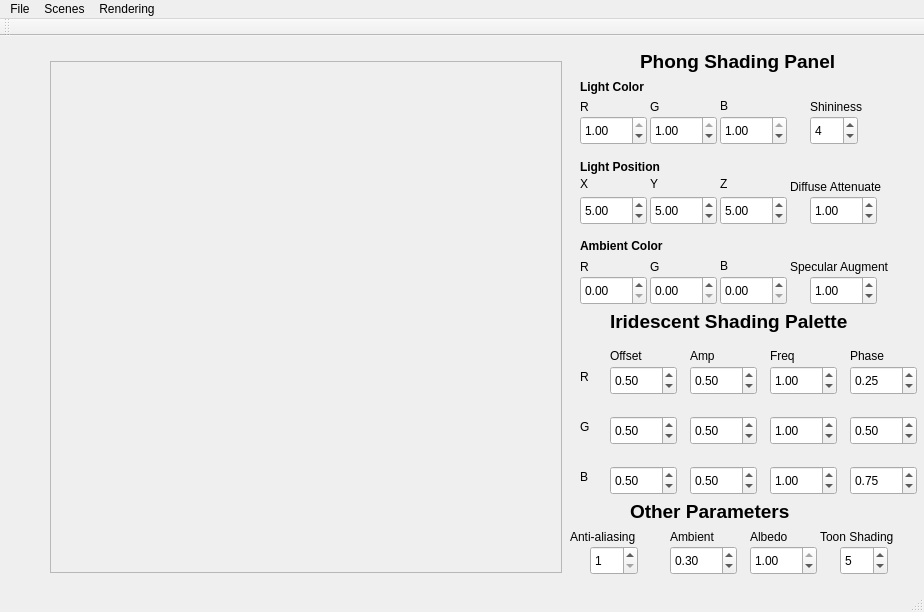
<?xml version="1.0" encoding="UTF-8"?>
<ui version="4.0">
 <class>MainWindow</class>
 <widget class="QMainWindow" name="MainWindow">
  <property name="geometry">
   <rect>
    <x>0</x>
    <y>0</y>
    <width>924</width>
    <height>612</height>
   </rect>
  </property>
  <property name="windowTitle">
   <string>MainWindow</string>
  </property>
  <widget class="QWidget" name="centralWidget">
   <widget class="QGraphicsView" name="scene_display">
    <property name="enabled">
     <bool>false</bool>
    </property>
    <property name="geometry">
     <rect>
      <x>50</x>
      <y>25</y>
      <width>512</width>
      <height>512</height>
     </rect>
    </property>
    <property name="verticalScrollBarPolicy">
     <enum>Qt::ScrollBarAlwaysOff</enum>
    </property>
    <property name="horizontalScrollBarPolicy">
     <enum>Qt::ScrollBarAlwaysOff</enum>
    </property>
    <property name="sizeAdjustPolicy">
     <enum>QAbstractScrollArea::AdjustToContents</enum>
    </property>
    <property name="interactive">
     <bool>false</bool>
    </property>
   </widget>
   <widget class="QLabel" name="label">
    <property name="geometry">
     <rect>
      <x>640</x>
      <y>0</y>
      <width>231</width>
      <height>51</height>
     </rect>
    </property>
    <property name="font">
     <font>
      <pointsize>14</pointsize>
      <bold>true</bold>
     </font>
    </property>
    <property name="text">
     <string>Phong Shading Panel</string>
    </property>
   </widget>
   <widget class="QLabel" name="label_2">
    <property name="geometry">
     <rect>
      <x>580</x>
      <y>200</y>
      <width>111</width>
      <height>20</height>
     </rect>
    </property>
    <property name="font">
     <font>
      <bold>true</bold>
     </font>
    </property>
    <property name="text">
     <string>Ambient Color</string>
    </property>
   </widget>
   <widget class="QLabel" name="label_3">
    <property name="geometry">
     <rect>
      <x>580</x>
      <y>220</y>
      <width>41</width>
      <height>21</height>
     </rect>
    </property>
    <property name="text">
     <string>R</string>
    </property>
   </widget>
   <widget class="QLabel" name="label_4">
    <property name="geometry">
     <rect>
      <x>650</x>
      <y>220</y>
      <width>41</width>
      <height>21</height>
     </rect>
    </property>
    <property name="text">
     <string>G</string>
    </property>
   </widget>
   <widget class="QLabel" name="label_5">
    <property name="geometry">
     <rect>
      <x>720</x>
      <y>220</y>
      <width>40</width>
      <height>20</height>
     </rect>
    </property>
    <property name="text">
     <string>B</string>
    </property>
   </widget>
   <widget class="QLabel" name="label_6">
    <property name="geometry">
     <rect>
      <x>580</x>
      <y>120</y>
      <width>111</width>
      <height>21</height>
     </rect>
    </property>
    <property name="font">
     <font>
      <bold>true</bold>
     </font>
    </property>
    <property name="text">
     <string>Light Position</string>
    </property>
   </widget>
   <widget class="QLabel" name="label_7">
    <property name="geometry">
     <rect>
      <x>580</x>
      <y>140</y>
      <width>31</width>
      <height>16</height>
     </rect>
    </property>
    <property name="text">
     <string>X</string>
    </property>
   </widget>
   <widget class="QLabel" name="label_8">
    <property name="geometry">
     <rect>
      <x>650</x>
      <y>140</y>
      <width>31</width>
      <height>16</height>
     </rect>
    </property>
    <property name="text">
     <string>Y</string>
    </property>
   </widget>
   <widget class="QLabel" name="label_9">
    <property name="geometry">
     <rect>
      <x>720</x>
      <y>140</y>
      <width>31</width>
      <height>16</height>
     </rect>
    </property>
    <property name="text">
     <string>Z</string>
    </property>
   </widget>
   <widget class="QLabel" name="label_10">
    <property name="geometry">
     <rect>
      <x>580</x>
      <y>40</y>
      <width>111</width>
      <height>21</height>
     </rect>
    </property>
    <property name="font">
     <font>
      <bold>true</bold>
     </font>
    </property>
    <property name="text">
     <string>Light Color</string>
    </property>
   </widget>
   <widget class="QLabel" name="label_11">
    <property name="geometry">
     <rect>
      <x>580</x>
      <y>60</y>
      <width>41</width>
      <height>21</height>
     </rect>
    </property>
    <property name="text">
     <string>R</string>
    </property>
   </widget>
   <widget class="QLabel" name="label_12">
    <property name="geometry">
     <rect>
      <x>650</x>
      <y>60</y>
      <width>41</width>
      <height>21</height>
     </rect>
    </property>
    <property name="text">
     <string>G</string>
    </property>
   </widget>
   <widget class="QLabel" name="label_13">
    <property name="geometry">
     <rect>
      <x>720</x>
      <y>60</y>
      <width>63</width>
      <height>20</height>
     </rect>
    </property>
    <property name="text">
     <string>B</string>
    </property>
   </widget>
   <widget class="QLabel" name="label_14">
    <property name="geometry">
     <rect>
      <x>810</x>
      <y>60</y>
      <width>71</width>
      <height>21</height>
     </rect>
    </property>
    <property name="text">
     <string>Shininess</string>
    </property>
   </widget>
   <widget class="QDoubleSpinBox" name="ambientR">
    <property name="geometry">
     <rect>
      <x>580</x>
      <y>240</y>
      <width>67</width>
      <height>29</height>
     </rect>
    </property>
    <property name="maximum">
     <double>1.000000000000000</double>
    </property>
    <property name="singleStep">
     <double>0.050000000000000</double>
    </property>
   </widget>
   <widget class="QDoubleSpinBox" name="ambientG">
    <property name="geometry">
     <rect>
      <x>650</x>
      <y>240</y>
      <width>67</width>
      <height>29</height>
     </rect>
    </property>
    <property name="maximum">
     <double>1.000000000000000</double>
    </property>
    <property name="singleStep">
     <double>0.050000000000000</double>
    </property>
   </widget>
   <widget class="QDoubleSpinBox" name="ambientB">
    <property name="geometry">
     <rect>
      <x>720</x>
      <y>240</y>
      <width>67</width>
      <height>29</height>
     </rect>
    </property>
    <property name="maximum">
     <double>1.000000000000000</double>
    </property>
    <property name="singleStep">
     <double>0.050000000000000</double>
    </property>
   </widget>
   <widget class="QDoubleSpinBox" name="lpX">
    <property name="geometry">
     <rect>
      <x>580</x>
      <y>160</y>
      <width>67</width>
      <height>29</height>
     </rect>
    </property>
    <property name="minimum">
     <double>-50.000000000000000</double>
    </property>
    <property name="maximum">
     <double>50.000000000000000</double>
    </property>
    <property name="singleStep">
     <double>0.500000000000000</double>
    </property>
    <property name="value">
     <double>5.000000000000000</double>
    </property>
   </widget>
   <widget class="QDoubleSpinBox" name="lpY">
    <property name="geometry">
     <rect>
      <x>650</x>
      <y>160</y>
      <width>67</width>
      <height>29</height>
     </rect>
    </property>
    <property name="minimum">
     <double>-50.000000000000000</double>
    </property>
    <property name="maximum">
     <double>50.000000000000000</double>
    </property>
    <property name="singleStep">
     <double>0.500000000000000</double>
    </property>
    <property name="value">
     <double>5.000000000000000</double>
    </property>
   </widget>
   <widget class="QDoubleSpinBox" name="lpZ">
    <property name="geometry">
     <rect>
      <x>720</x>
      <y>160</y>
      <width>67</width>
      <height>29</height>
     </rect>
    </property>
    <property name="minimum">
     <double>-50.000000000000000</double>
    </property>
    <property name="maximum">
     <double>50.000000000000000</double>
    </property>
    <property name="singleStep">
     <double>0.500000000000000</double>
    </property>
    <property name="value">
     <double>5.000000000000000</double>
    </property>
   </widget>
   <widget class="QDoubleSpinBox" name="lR">
    <property name="geometry">
     <rect>
      <x>580</x>
      <y>80</y>
      <width>67</width>
      <height>29</height>
     </rect>
    </property>
    <property name="maximum">
     <double>1.000000000000000</double>
    </property>
    <property name="singleStep">
     <double>0.050000000000000</double>
    </property>
    <property name="value">
     <double>1.000000000000000</double>
    </property>
   </widget>
   <widget class="QDoubleSpinBox" name="lG">
    <property name="geometry">
     <rect>
      <x>650</x>
      <y>80</y>
      <width>67</width>
      <height>29</height>
     </rect>
    </property>
    <property name="maximum">
     <double>1.000000000000000</double>
    </property>
    <property name="singleStep">
     <double>0.050000000000000</double>
    </property>
    <property name="value">
     <double>1.000000000000000</double>
    </property>
   </widget>
   <widget class="QDoubleSpinBox" name="lB">
    <property name="geometry">
     <rect>
      <x>720</x>
      <y>80</y>
      <width>67</width>
      <height>29</height>
     </rect>
    </property>
    <property name="maximum">
     <double>1.000000000000000</double>
    </property>
    <property name="singleStep">
     <double>0.050000000000000</double>
    </property>
    <property name="value">
     <double>1.000000000000000</double>
    </property>
   </widget>
   <widget class="QSpinBox" name="shininess">
    <property name="geometry">
     <rect>
      <x>810</x>
      <y>80</y>
      <width>48</width>
      <height>29</height>
     </rect>
    </property>
    <property name="minimum">
     <number>1</number>
    </property>
    <property name="value">
     <number>4</number>
    </property>
   </widget>
   <widget class="QDoubleSpinBox" name="diffuse">
    <property name="geometry">
     <rect>
      <x>810</x>
      <y>160</y>
      <width>67</width>
      <height>29</height>
     </rect>
    </property>
    <property name="minimum">
     <double>0.000000000000000</double>
    </property>
    <property name="maximum">
     <double>5.000000000000000</double>
    </property>
    <property name="singleStep">
     <double>0.200000000000000</double>
    </property>
    <property name="value">
     <double>1.000000000000000</double>
    </property>
   </widget>
   <widget class="QDoubleSpinBox" name="specular">
    <property name="geometry">
     <rect>
      <x>810</x>
      <y>240</y>
      <width>67</width>
      <height>29</height>
     </rect>
    </property>
    <property name="minimum">
     <double>0.000000000000000</double>
    </property>
    <property name="maximum">
     <double>5.000000000000000</double>
    </property>
    <property name="singleStep">
     <double>0.200000000000000</double>
    </property>
    <property name="value">
     <double>1.000000000000000</double>
    </property>
   </widget>
   <widget class="QLabel" name="label_15">
    <property name="geometry">
     <rect>
      <x>790</x>
      <y>140</y>
      <width>131</width>
      <height>21</height>
     </rect>
    </property>
    <property name="text">
     <string>Diffuse Attenuate</string>
    </property>
   </widget>
   <widget class="QLabel" name="label_16">
    <property name="geometry">
     <rect>
      <x>790</x>
      <y>220</y>
      <width>131</width>
      <height>21</height>
     </rect>
    </property>
    <property name="text">
     <string>Specular Augment</string>
    </property>
   </widget>
   <widget class="QSpinBox" name="antiAliasing">
    <property name="geometry">
     <rect>
      <x>590</x>
      <y>510</y>
      <width>48</width>
      <height>29</height>
     </rect>
    </property>
    <property name="minimum">
     <number>1</number>
    </property>
    <property name="maximum">
     <number>4</number>
    </property>
    <property name="singleStep">
     <number>1</number>
    </property>
    <property name="value">
     <number>1</number>
    </property>
   </widget>
   <widget class="QLabel" name="label_17">
    <property name="geometry">
     <rect>
      <x>570</x>
      <y>490</y>
      <width>91</width>
      <height>21</height>
     </rect>
    </property>
    <property name="text">
     <string>Anti-aliasing</string>
    </property>
   </widget>
   <widget class="QLabel" name="label_18">
    <property name="geometry">
     <rect>
      <x>610</x>
      <y>260</y>
      <width>331</width>
      <height>51</height>
     </rect>
    </property>
    <property name="font">
     <font>
      <pointsize>14</pointsize>
      <bold>true</bold>
     </font>
    </property>
    <property name="text">
     <string>Iridescent Shading Palette</string>
    </property>
   </widget>
   <widget class="QDoubleSpinBox" name="ambient">
    <property name="geometry">
     <rect>
      <x>670</x>
      <y>510</y>
      <width>67</width>
      <height>29</height>
     </rect>
    </property>
    <property name="maximum">
     <double>1.000000000000000</double>
    </property>
    <property name="singleStep">
     <double>0.050000000000000</double>
    </property>
    <property name="value">
     <double>0.300000000000000</double>
    </property>
   </widget>
   <widget class="QDoubleSpinBox" name="albedo">
    <property name="geometry">
     <rect>
      <x>750</x>
      <y>510</y>
      <width>67</width>
      <height>29</height>
     </rect>
    </property>
    <property name="maximum">
     <double>1.000000000000000</double>
    </property>
    <property name="singleStep">
     <double>0.050000000000000</double>
    </property>
    <property name="value">
     <double>1.000000000000000</double>
    </property>
   </widget>
   <widget class="QLabel" name="label_19">
    <property name="geometry">
     <rect>
      <x>670</x>
      <y>490</y>
      <width>91</width>
      <height>21</height>
     </rect>
    </property>
    <property name="text">
     <string>Ambient</string>
    </property>
   </widget>
   <widget class="QLabel" name="label_20">
    <property name="geometry">
     <rect>
      <x>750</x>
      <y>490</y>
      <width>91</width>
      <height>21</height>
     </rect>
    </property>
    <property name="text">
     <string>Albedo</string>
    </property>
   </widget>
   <widget class="QLabel" name="label_21">
    <property name="geometry">
     <rect>
      <x>580</x>
      <y>330</y>
      <width>16</width>
      <height>21</height>
     </rect>
    </property>
    <property name="font">
     <font>
      <bold>false</bold>
     </font>
    </property>
    <property name="text">
     <string>R</string>
    </property>
   </widget>
   <widget class="QLabel" name="label_22">
    <property name="geometry">
     <rect>
      <x>580</x>
      <y>380</y>
      <width>16</width>
      <height>21</height>
     </rect>
    </property>
    <property name="text">
     <string>G</string>
    </property>
   </widget>
   <widget class="QLabel" name="label_23">
    <property name="geometry">
     <rect>
      <x>580</x>
      <y>430</y>
      <width>16</width>
      <height>21</height>
     </rect>
    </property>
    <property name="text">
     <string>B</string>
    </property>
   </widget>
   <widget class="QLabel" name="label_24">
    <property name="geometry">
     <rect>
      <x>610</x>
      <y>310</y>
      <width>111</width>
      <height>20</height>
     </rect>
    </property>
    <property name="font">
     <font>
      <bold>false</bold>
     </font>
    </property>
    <property name="text">
     <string>Offset</string>
    </property>
   </widget>
   <widget class="QLabel" name="label_25">
    <property name="geometry">
     <rect>
      <x>690</x>
      <y>310</y>
      <width>111</width>
      <height>20</height>
     </rect>
    </property>
    <property name="font">
     <font>
      <bold>false</bold>
     </font>
    </property>
    <property name="text">
     <string>Amp</string>
    </property>
   </widget>
   <widget class="QLabel" name="label_26">
    <property name="geometry">
     <rect>
      <x>850</x>
      <y>310</y>
      <width>111</width>
      <height>20</height>
     </rect>
    </property>
    <property name="font">
     <font>
      <bold>false</bold>
     </font>
    </property>
    <property name="text">
     <string>Phase</string>
    </property>
   </widget>
   <widget class="QDoubleSpinBox" name="offsetR">
    <property name="geometry">
     <rect>
      <x>610</x>
      <y>330</y>
      <width>67</width>
      <height>29</height>
     </rect>
    </property>
    <property name="minimum">
     <double>-3.140000000000000</double>
    </property>
    <property name="maximum">
     <double>3.140000000000000</double>
    </property>
    <property name="singleStep">
     <double>0.250000000000000</double>
    </property>
    <property name="value">
     <double>0.500000000000000</double>
    </property>
   </widget>
   <widget class="QDoubleSpinBox" name="ampR">
    <property name="geometry">
     <rect>
      <x>690</x>
      <y>330</y>
      <width>67</width>
      <height>29</height>
     </rect>
    </property>
    <property name="minimum">
     <double>-3.140000000000000</double>
    </property>
    <property name="maximum">
     <double>3.140000000000000</double>
    </property>
    <property name="singleStep">
     <double>0.250000000000000</double>
    </property>
    <property name="value">
     <double>0.500000000000000</double>
    </property>
   </widget>
   <widget class="QDoubleSpinBox" name="phaseR">
    <property name="geometry">
     <rect>
      <x>850</x>
      <y>330</y>
      <width>67</width>
      <height>29</height>
     </rect>
    </property>
    <property name="minimum">
     <double>-3.140000000000000</double>
    </property>
    <property name="maximum">
     <double>3.140000000000000</double>
    </property>
    <property name="singleStep">
     <double>0.100000000000000</double>
    </property>
    <property name="value">
     <double>0.250000000000000</double>
    </property>
   </widget>
   <widget class="QDoubleSpinBox" name="offsetG">
    <property name="geometry">
     <rect>
      <x>610</x>
      <y>380</y>
      <width>67</width>
      <height>29</height>
     </rect>
    </property>
    <property name="minimum">
     <double>-3.140000000000000</double>
    </property>
    <property name="maximum">
     <double>3.140000000000000</double>
    </property>
    <property name="singleStep">
     <double>0.250000000000000</double>
    </property>
    <property name="value">
     <double>0.500000000000000</double>
    </property>
   </widget>
   <widget class="QDoubleSpinBox" name="ampG">
    <property name="geometry">
     <rect>
      <x>690</x>
      <y>380</y>
      <width>67</width>
      <height>29</height>
     </rect>
    </property>
    <property name="minimum">
     <double>-3.140000000000000</double>
    </property>
    <property name="maximum">
     <double>3.140000000000000</double>
    </property>
    <property name="singleStep">
     <double>0.250000000000000</double>
    </property>
    <property name="value">
     <double>0.500000000000000</double>
    </property>
   </widget>
   <widget class="QDoubleSpinBox" name="phaseG">
    <property name="geometry">
     <rect>
      <x>850</x>
      <y>380</y>
      <width>67</width>
      <height>29</height>
     </rect>
    </property>
    <property name="minimum">
     <double>-3.140000000000000</double>
    </property>
    <property name="maximum">
     <double>3.140000000000000</double>
    </property>
    <property name="singleStep">
     <double>0.100000000000000</double>
    </property>
    <property name="value">
     <double>0.500000000000000</double>
    </property>
   </widget>
   <widget class="QDoubleSpinBox" name="offsetB">
    <property name="geometry">
     <rect>
      <x>610</x>
      <y>430</y>
      <width>67</width>
      <height>29</height>
     </rect>
    </property>
    <property name="minimum">
     <double>-3.140000000000000</double>
    </property>
    <property name="maximum">
     <double>3.140000000000000</double>
    </property>
    <property name="singleStep">
     <double>0.250000000000000</double>
    </property>
    <property name="value">
     <double>0.500000000000000</double>
    </property>
   </widget>
   <widget class="QDoubleSpinBox" name="ampB">
    <property name="geometry">
     <rect>
      <x>690</x>
      <y>430</y>
      <width>67</width>
      <height>29</height>
     </rect>
    </property>
    <property name="minimum">
     <double>-3.140000000000000</double>
    </property>
    <property name="maximum">
     <double>3.140000000000000</double>
    </property>
    <property name="singleStep">
     <double>0.250000000000000</double>
    </property>
    <property name="value">
     <double>0.500000000000000</double>
    </property>
   </widget>
   <widget class="QDoubleSpinBox" name="phaseB">
    <property name="geometry">
     <rect>
      <x>850</x>
      <y>430</y>
      <width>67</width>
      <height>29</height>
     </rect>
    </property>
    <property name="minimum">
     <double>-3.140000000000000</double>
    </property>
    <property name="maximum">
     <double>3.140000000000000</double>
    </property>
    <property name="singleStep">
     <double>0.100000000000000</double>
    </property>
    <property name="value">
     <double>0.750000000000000</double>
    </property>
   </widget>
   <widget class="QLabel" name="label_27">
    <property name="geometry">
     <rect>
      <x>630</x>
      <y>450</y>
      <width>221</width>
      <height>51</height>
     </rect>
    </property>
    <property name="font">
     <font>
      <pointsize>14</pointsize>
      <bold>true</bold>
     </font>
    </property>
    <property name="text">
     <string>Other Parameters</string>
    </property>
   </widget>
   <widget class="QSpinBox" name="toon">
    <property name="geometry">
     <rect>
      <x>840</x>
      <y>510</y>
      <width>48</width>
      <height>29</height>
     </rect>
    </property>
    <property name="minimum">
     <number>2</number>
    </property>
    <property name="maximum">
     <number>10</number>
    </property>
    <property name="singleStep">
     <number>1</number>
    </property>
    <property name="value">
     <number>5</number>
    </property>
   </widget>
   <widget class="QLabel" name="label_28">
    <property name="geometry">
     <rect>
      <x>820</x>
      <y>490</y>
      <width>91</width>
      <height>21</height>
     </rect>
    </property>
    <property name="text">
     <string>Toon Shading</string>
    </property>
   </widget>
   <widget class="QLabel" name="label_29">
    <property name="geometry">
     <rect>
      <x>770</x>
      <y>310</y>
      <width>61</width>
      <height>20</height>
     </rect>
    </property>
    <property name="font">
     <font>
      <bold>false</bold>
     </font>
    </property>
    <property name="text">
     <string>Freq</string>
    </property>
   </widget>
   <widget class="QDoubleSpinBox" name="freqR">
    <property name="geometry">
     <rect>
      <x>770</x>
      <y>330</y>
      <width>67</width>
      <height>29</height>
     </rect>
    </property>
    <property name="minimum">
     <double>-3.140000000000000</double>
    </property>
    <property name="maximum">
     <double>3.140000000000000</double>
    </property>
    <property name="singleStep">
     <double>0.100000000000000</double>
    </property>
    <property name="value">
     <double>1.000000000000000</double>
    </property>
   </widget>
   <widget class="QDoubleSpinBox" name="freqG">
    <property name="geometry">
     <rect>
      <x>770</x>
      <y>380</y>
      <width>67</width>
      <height>29</height>
     </rect>
    </property>
    <property name="minimum">
     <double>-3.140000000000000</double>
    </property>
    <property name="maximum">
     <double>3.140000000000000</double>
    </property>
    <property name="singleStep">
     <double>0.100000000000000</double>
    </property>
    <property name="value">
     <double>1.000000000000000</double>
    </property>
   </widget>
   <widget class="QDoubleSpinBox" name="freqB">
    <property name="geometry">
     <rect>
      <x>770</x>
      <y>430</y>
      <width>67</width>
      <height>29</height>
     </rect>
    </property>
    <property name="minimum">
     <double>-3.140000000000000</double>
    </property>
    <property name="maximum">
     <double>3.140000000000000</double>
    </property>
    <property name="singleStep">
     <double>0.100000000000000</double>
    </property>
    <property name="value">
     <double>1.000000000000000</double>
    </property>
   </widget>
  </widget>
  <widget class="QMenuBar" name="menuBar">
   <property name="geometry">
    <rect>
     <x>0</x>
     <y>0</y>
     <width>924</width>
     <height>25</height>
    </rect>
   </property>
   <widget class="QMenu" name="menuFile">
    <property name="title">
     <string>File</string>
    </property>
    <addaction name="actionLoad_Scene"/>
    <addaction name="actionSave_Image"/>
    <addaction name="separator"/>
    <addaction name="separator"/>
    <addaction name="actionQuit_Esc"/>
   </widget>
   <widget class="QMenu" name="menuScenes">
    <property name="title">
     <string>Scenes</string>
    </property>
    <addaction name="actionEquilateral_Triangle"/>
   </widget>
   <widget class="QMenu" name="menuRendering">
    <property name="title">
     <string>Rendering</string>
    </property>
    <addaction name="actionRender_Reset"/>
    <addaction name="actionRender_Line"/>
    <addaction name="actionRender_noReflection"/>
    <addaction name="actionRender_noTexture"/>
    <addaction name="actionRender_Lambertian"/>
    <addaction name="actionRender_Phong"/>
    <addaction name="actionRender_Iridescent"/>
    <addaction name="actionRender_Toon"/>
   </widget>
   <addaction name="menuFile"/>
   <addaction name="menuScenes"/>
   <addaction name="menuRendering"/>
  </widget>
  <widget class="QToolBar" name="mainToolBar">
   <attribute name="toolBarArea">
    <enum>TopToolBarArea</enum>
   </attribute>
   <attribute name="toolBarBreak">
    <bool>false</bool>
   </attribute>
  </widget>
  <widget class="QStatusBar" name="statusBar"/>
  <action name="actionLoad_Scene">
   <property name="text">
    <string>Load Scene (Ctrl+O)</string>
   </property>
   <property name="shortcut">
    <string>Ctrl+O</string>
   </property>
  </action>
  <action name="actionSave_Image">
   <property name="text">
    <string>Save Image (Ctrl+S)</string>
   </property>
   <property name="shortcut">
    <string>Ctrl+S</string>
   </property>
  </action>
  <action name="actionEquilateral_Triangle">
   <property name="text">
    <string>Equilateral Triangle</string>
   </property>
  </action>
  <action name="actionQuit_Esc">
   <property name="text">
    <string>Quit (Esc)</string>
   </property>
  </action>
  <action name="actionRender_2D">
   <property name="text">
    <string>Render2D</string>
   </property>
  </action>
  <action name="actionRender3D">
   <property name="text">
    <string>Render3D</string>
   </property>
  </action>
  <action name="actionRender_NoReflection">
   <property name="text">
    <string>Render NoReflection</string>
   </property>
  </action>
  <action name="actionRender_LambertianReflection">
   <property name="text">
    <string>Render LambertianReflection</string>
   </property>
  </action>
  <action name="actionRender_Outline">
   <property name="text">
    <string>Render Outline</string>
   </property>
  </action>
  <action name="actionRender_Figure">
   <property name="text">
    <string>Render Figure</string>
   </property>
  </action>
  <action name="actionRender_Default">
   <property name="text">
    <string>Render Default</string>
   </property>
  </action>
  <action name="actionRender_Reset">
   <property name="text">
    <string>Render Default</string>
   </property>
  </action>
  <action name="actionRender_Line">
   <property name="text">
    <string>Render Outline</string>
   </property>
  </action>
  <action name="actionRender_noReflection">
   <property name="text">
    <string>NoReflection</string>
   </property>
  </action>
  <action name="actionRender_Lambertian">
   <property name="text">
    <string>Lambertian</string>
   </property>
  </action>
  <action name="actionRender_Phong">
   <property name="text">
    <string>Phong</string>
   </property>
  </action>
  <action name="actionRender_Iridescent">
   <property name="text">
    <string>Iridescent</string>
   </property>
  </action>
  <action name="actionRender_Toon">
   <property name="text">
    <string>Toon</string>
   </property>
  </action>
  <action name="actionRender_noTexture">
   <property name="text">
    <string>NoTexture</string>
   </property>
  </action>
 </widget>
 <layoutdefault spacing="6" margin="11"/>
 <resources/>
 <connections/>
</ui>
